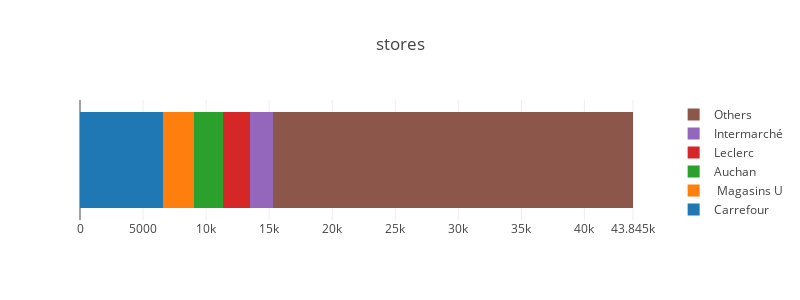

Here is the notebook cell this chart was saved with:
### Markdown cell above
Let's if there is a correlation between country of origin, and hence transportation distance, and the carbon footprint. (No use because all products are from France or missing origin information).

### Code cell
visualize.plot_column_composition(df=carbon_footprints, column_str='stores')

### Figure 1 — Plotly figure (JSON) as saved in the notebook; plotly's stock layout.template omitted (floating-point values rounded to 4 significant figures)
{"data": [{"name": "Carrefour", "orientation": "h", "type": "bar", "uid": "7a6cc435-1f27-41ac-96c4-30b5a022f10b", "x": [6577], "y": [0]}, {"name": " Magasins U", "orientation": "h", "type": "bar", "uid": "a6e4e86e-6e2b-43e4-a44f-92132dec2ee7", "x": [2476], "y": [0]}, {"name": "Auchan", "orientation": "h", "type": "bar", "uid": "af34e443-0efb-4f5e-ad1d-0133b12090f6", "x": [2250], "y": [0]}, {"name": "Leclerc", "orientation": "h", "type": "bar", "uid": "daa779ef-5fcc-403a-9ca5-27d5b2c70bd6", "x": [2216], "y": [0]}, {"name": "Intermarché", "orientation": "h", "type": "bar", "uid": "bd4d512b-4d73-43d6-abb3-61c8d2f304de", "x": [1773], "y": [0]}, {"name": "Others", "orientation": "h", "type": "bar", "uid": "ce015b29-f241-454f-92ca-b60f41d85660", "x": [28553], "y": [0]}], "layout": {"barmode": "stack", "height": 300, "showlegend": true, "title": "stores", "width": 800, "xaxis": {"tickvals": [0, 5000, 10000, 15000, 20000, 25000, 30000, 35000, 40000, 43845]}, "yaxis": {"showgrid": false, "showline": false, "showticklabels": false, "zeroline": false}}}
